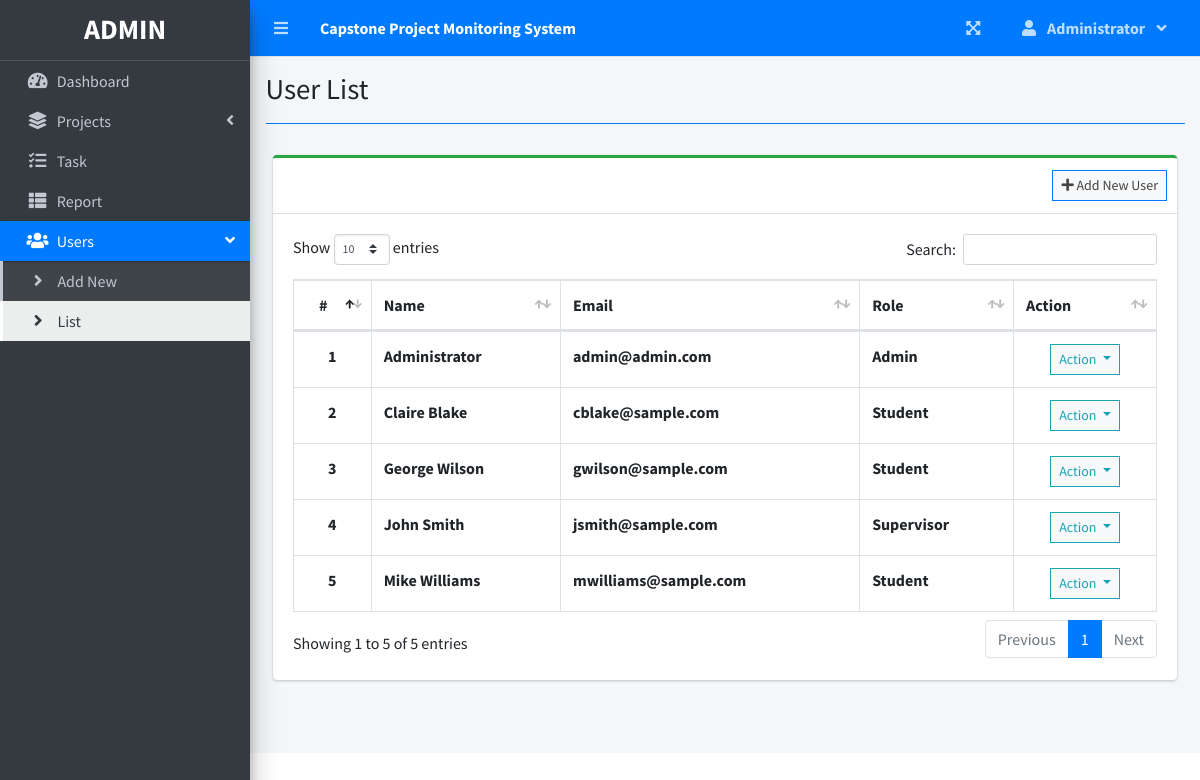
The page /index.php?page=user_list (signed in) on the database its author committed.
### tables this page shows
CREATE TABLE `users` (
  `id` int(30) NOT NULL,
  `firstname` varchar(200) NOT NULL,
  `lastname` varchar(200) NOT NULL,
  `email` varchar(200) NOT NULL,
  `password` text NOT NULL,
  `type` tinyint(1) NOT NULL DEFAULT 2 COMMENT '1 = admin, 2 = staff',
  `avatar` text NOT NULL DEFAULT 'no-image-available.png',
  `date_created` datetime NOT NULL DEFAULT current_timestamp()
);

### user_list.php (the view, shortened to what this page needs)
<?php include'db_connect.php' ?>
<div class="col-lg-12">
	<div class="card card-outline card-success">
		<div class="card-header">
			<div class="card-tools">
				<a class="btn btn-block btn-sm btn-default btn-flat border-primary" href="./index.php?page=new_user"><i class="fa fa-plus"></i> Add New User</a>
			</div>
		</div>
		<div class="card-body">
			<table class="table tabe-hover table-bordered" id="list">
				<thead>
					<tr>
						<th class="text-center">#</th>
						<th>Name</th>
						<th>Email</th>
						<th>Role</th>
						<th>Action</th>
					</tr>
				</thead>
				<tbody>
					<?php
					$i = 1;
					$type = array('',"Admin","Supervisor","Student");
					$qry = $conn->query("SELECT *,concat(firstname,' ',lastname) as name FROM users order by concat(firstname,' ',lastname) asc");
					while($row= $qry->fetch_assoc()):
					?>
					<tr>
						<th class="text-center"><?php echo $i++ ?></th>
						<td><b><?php echo ucwords($row['name']) ?></b></td>
						<td><b><?php echo $row['email'] ?></b></td>
						<td><b><?php echo $type[$row['type']] ?></b></td>
						<td class="text-center">
							<button type="button" class="btn btn-default btn-sm btn-flat border-info wave-effect text-info dropdown-toggle" data-toggle="dropdown" aria-expanded="true">
		                      Action
		                    </button>
						</td>
					</tr>
				<?php endwhile; ?>
				</tbody>
			</table>
		</div>
	</div>
</div>

### index.php (shortened to what this page needs)
<!DOCTYPE html>
<html lang="en">
<?php
	include 'header.php'
?>
<body class="hold-transition sidebar-mini layout-fixed layout-navbar-fixed layout-footer-fixed">
<div class="wrapper">
  <?php include 'topbar.php' ?>
  <?php include 'sidebar.php' ?>
  <div class="content-wrapper">
    <div class="content-header">
      <div class="container-fluid">
        <div class="row mb-2">
          <div class="col-sm-6">
            <h1 class="m-0"><?php echo $title ?></h1>
          </div>
        </div>
            <hr class="border-primary">
      </div>
    </div>
    <section class="content">
      <div class="container-fluid">
         <?php
            $page = isset($_GET['page']) ? $_GET['page'] : 'home';
            if(!file_exists($page.".php")){
                include '404.html';
            }else{
            include $page.'.php';
            }
          ?>
      </div>
    </section>
  </div>
</div>
</body>
</html>

### header.php (shortened to what this page needs)
<head>
  <?php
  $title = isset($_GET['page']) ? ucwords(str_replace("_", ' ', $_GET['page'])) : "Home";
  ?>
  <link rel="stylesheet" href="assets/plugins/fontawesome-free/css/all.min.css">
  <link rel="stylesheet" href="assets/plugins/overlayScrollbars/css/OverlayScrollbars.min.css">
  <link rel="stylesheet" href="assets/plugins/datatables-bs4/css/dataTables.bootstrap4.min.css">
  <link rel="stylesheet" href="assets/plugins/datatables-responsive/css/responsive.bootstrap4.min.css">
  <link rel="stylesheet" href="assets/plugins/datatables-buttons/css/buttons.bootstrap4.min.css">
  <link rel="stylesheet" href="assets/plugins/select2/css/select2.min.css">
  <link rel="stylesheet" href="assets/plugins/select2-bootstrap4-theme/select2-bootstrap4.min.css">
  <link rel="stylesheet" href="assets/plugins/sweetalert2-theme-bootstrap-4/bootstrap-4.min.css">
  <link rel="stylesheet" href="assets/plugins/toastr/toastr.min.css">
  <link rel="stylesheet" href="assets/plugins/dropzone/min/dropzone.min.css">
  <link rel="stylesheet" href="assets/dist/css/jquery.datetimepicker.min.css">
  <link rel="stylesheet" href="assets/plugins/icheck-bootstrap/icheck-bootstrap.min.css">
  <link rel="stylesheet" href="assets/plugins/bootstrap4-toggle/css/bootstrap4-toggle.min.css">
  <link rel="stylesheet" href="assets/dist/css/adminlte.min.css">
  <link rel="stylesheet" href="assets/dist/css/styles.css">
  <link rel="stylesheet" href="assets/plugins/summernote/summernote-bs4.min.css">
</head>

### topbar.php (shortened to what this page needs)
<nav class="main-header navbar navbar-expand navbar-primary navbar-dark ">
  <ul class="navbar-nav">
    <?php if(isset($_SESSION['login_id'])): ?>
    <li class="nav-item">
      <a class="nav-link" data-widget="pushmenu" href="" role="button"><i class="fas fa-bars"></i></a>
    </li>
  <?php endif; ?>
    <li>
      <a class="nav-link text-white"  href="./" role="button"> <large><b><?php echo $_SESSION['system']['name'] ?></b></large></a>
    </li>
  </ul>
  <ul class="navbar-nav ml-auto">
    <li class="nav-item">
      <a class="nav-link" data-widget="fullscreen" href="#" role="button">
        <i class="fas fa-expand-arrows-alt"></i>
      </a>
    </li>
   <li class="nav-item dropdown">
          <a class="nav-link"  data-toggle="dropdown" aria-expanded="true" href="javascript:void(0)">
            <span>
              <div class="d-felx badge-pill">
                <span class="fa fa-user mr-2"></span>
                <span><b><?php echo ucwords($_SESSION['login_firstname']) ?></b></span>
                <span class="fa fa-angle-down ml-2"></span>
              </div>
            </span>
          </a>
    </li>
  </ul>
</nav>

### sidebar.php (shortened to what this page needs)
<aside class="main-sidebar sidebar-dark-primary elevation-4">
  <div class="dropdown">
 	<a href="./" class="brand-link">
      <?php if($_SESSION['login_type'] == 1): ?>
      <h3 class="text-center p-0 m-0"><b>ADMIN</b></h3>
      <?php else: ?>
      <h3 class="text-center p-0 m-0"><b>USER</b></h3>
      <?php endif; ?>
  </a>
  </div>
  <div class="sidebar pb-4 mb-4">
    <nav class="mt-2">
      <ul class="nav nav-pills nav-sidebar flex-column nav-flat" data-widget="treeview" role="menu" data-accordion="false">
        <li class="nav-item dropdown">
          <a href="./" class="nav-link nav-home">
            <i class="nav-icon fas fa-tachometer-alt"></i>
            <p>
              Dashboard
            </p>
          </a>
        </li>
        <li class="nav-item">
          <a href="#" class="nav-link nav-edit_project nav-view_project">
            <i class="nav-icon fas fa-layer-group"></i>
            <p>
              Projects
              <i class="right fas fa-angle-left"></i>
            </p>
          </a>
        </li>
        <li class="nav-item">
              <a href="./index.php?page=task_list" class="nav-link nav-task_list">
                <i class="fas fa-tasks nav-icon"></i>
                <p>Task</p>
              </a>
        </li>
        <?php if($_SESSION['login_type'] != 3): ?>
         <li class="nav-item">
              <a href="./index.php?page=reports" class="nav-link nav-reports">
                <i class="fas fa-th-list nav-icon"></i>
                <p>Report</p>
              </a>
        </li>
        <?php endif; ?>
        <?php if($_SESSION['login_type'] == 1): ?>
        <li class="nav-item">
          <a href="#" class="nav-link nav-edit_user">
            <i class="nav-icon fas fa-users"></i>
            <p>
              Users
              <i class="right fas fa-angle-left"></i>
            </p>
          </a>
          <ul class="nav nav-treeview">
            <li class="nav-item">
              <a href="./index.php?page=new_user" class="nav-link nav-new_user tree-item">
                <i class="fas fa-angle-right nav-icon"></i>
                <p>Add New</p>
              </a>
            </li>
            <li class="nav-item">
              <a href="./index.php?page=user_list" class="nav-link nav-user_list tree-item">
                <i class="fas fa-angle-right nav-icon"></i>
                <p>List</p>
              </a>
            </li>
          </ul>
        </li>
      <?php endif; ?>
      </ul>
    </nav>
  </div>
</aside>

### rows shown on the page
users: name "Administrator", email "admin@admin.com", type "Admin"
users: name "Claire Blake", email "cblake@sample.com", type "Student"
users: name "George Wilson", email "gwilson@sample.com", type "Student"
users: name "John Smith", email "jsmith@sample.com", type "Supervisor"
users: name "Mike Williams", email "mwilliams@sample.com", type "Student"

### other values the page prints
$_SESSION['system']['name'] "Capstone Project Monitoring System"
$_SESSION['login_firstname'] "Administrator"
$title "User List"
